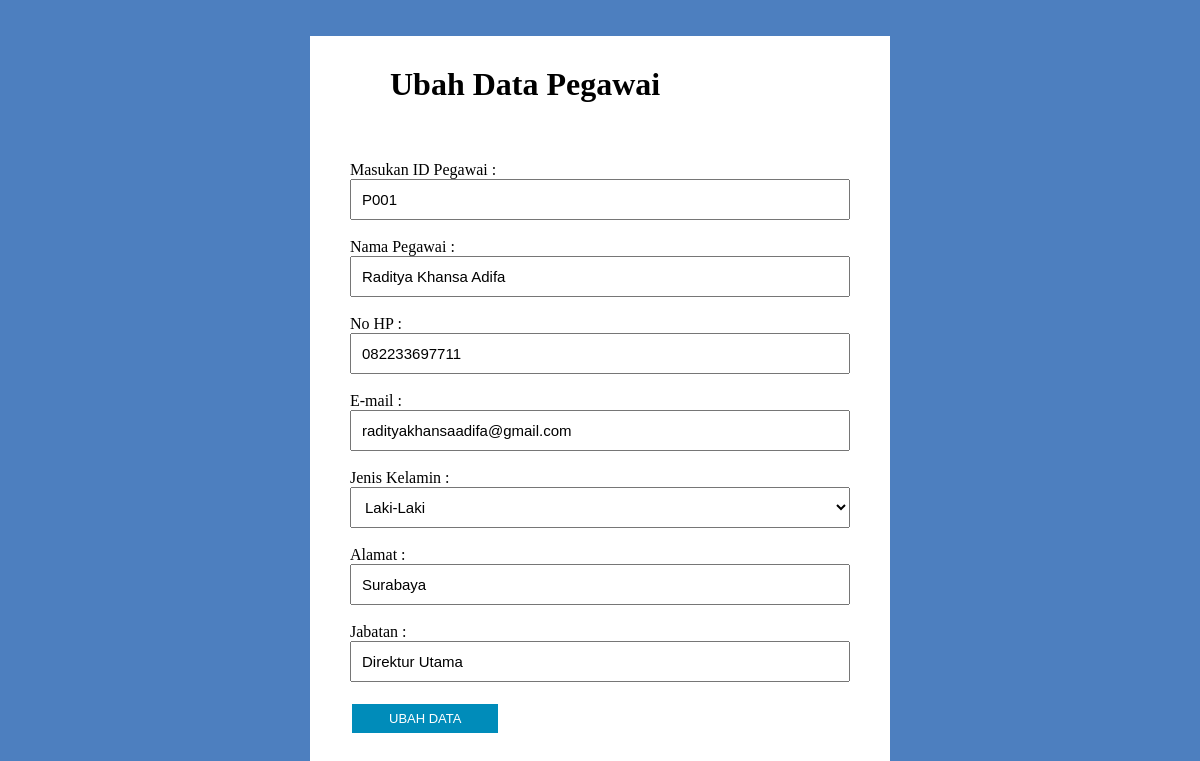
Screenshot of /formubahdata.php?id=P001 with the database file from the repository.
### tables this page shows
CREATE TABLE `datapegawai` (
  `idpg` varchar(4) NOT NULL,
  `namapg` varchar(30) NOT NULL,
  `nopg` char(15) NOT NULL,
  `emailpg` varchar(30) NOT NULL,
  `jkpg` varchar(15) NOT NULL,
  `alamatpg` varchar(50) NOT NULL,
  `jabatan` varchar(30) NOT NULL
);

### formubahdata.php (the view, shortened to what this page needs)
<?php
include("koneksidb.php");
$id = $_GET['id'];
$query = mysqli_query($conn, "SELECT * FROM datapegawai WHERE idpg = '$id'");
$pegawai = mysqli_fetch_assoc($query);
?>
<html lang="en">
<head>
    <link rel="stylesheet" href="style.css">
</head>
<body>
<form class="form" method="post" action="prosesubah.php">
    <h1 class="form">Ubah Data Pegawai</h1>
    <br>
    <label>Masukan ID Pegawai :</label>
    <input class="kotakform" type="text" name="idpegawai" placeholder="PXX" value="<?php echo $pegawai['idpg'] ?>">
    <br>
    <br>
    <label>Nama Pegawai :</label>
    <input class="kotakform" type="text" name="namapegawai" placeholder="Masukan Nama Pegawai" value="<?php echo $pegawai['namapg'] ?>">
    <br>
    <br>
    <label>No HP :</label>
    <input class="kotakform" type="text" name="nopegawai" placeholder="08xxxxxxxxxx" value="<?php echo $pegawai['nopg'] ?>">
    <br>
    <br>
    <label>E-mail :</label>
    <input class="kotakform" type="text" name="email" placeholder="axxxxx2@gmail.com" value="<?php echo $pegawai['emailpg'] ?>">
    <br>
    <br>
    <label>Jenis Kelamin :</label>
    <select name="jkelamin" class="kotakform">
        <option><?php echo $pegawai['jkpg']?></option>
    </select>
    <br>
    <br>
    <label>Alamat :</label>
    <input class="kotakform" type="text" name="alamat" placeholder="Masukkan Alamat Pegawai" value="<?php echo $pegawai['alamatpg'] ?>">
    <br>
    <br>
    <label>Jabatan :</label>
    <input class="kotakform" type="text" name="jabatan" placeholder="Masukkan Jabatan Pegawai" value="<?php echo $pegawai['jabatan'] ?>">
    <br>
    <br>
    <button class="button" type="buttonsim" name="ubah">UBAH DATA</button>
    <br>
    <br>
    </form>
</body>
</html>

### style.css (style rules this page uses)
body { background-color: rgba(50, 108, 182, 0.867); margin: 3%; }
.button, .a { color: white; padding: 5px 35px; text-align: center; display: inline-block; font-size: 13px; margin: 4px 2px; cursor: pointer; }
.button { background-color: #008CBA; color: white; border: 2px solid #008CBA; }
.form { max-width: 500px; padding: 15px 40px; margin: 0 auto; background-color: #fff; margin-bottom: 25px; }
.kotakform { font-size: 15px; width: 100%; height: auto; padding: 10px; }

### rows the page displays
datapegawai: idpegawai "P001", namapegawai "Raditya Khansa Adifa", nopegawai "082233697711", email "radityakhansaadifa@gmail.com", jkelamin "Laki-Laki", alamat "Surabaya", jabatan "Direktur Utama"
